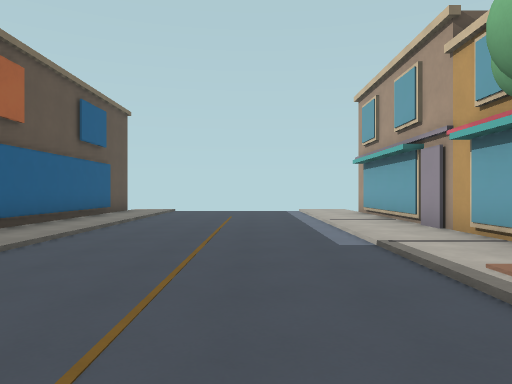
[1] (above)

16 first-person views from a walk through a level from a Godot 3-D game. The camera is 1.5 m above the floor, looks level and sees 70° across. The floor is counted in squares, 2 m on a side. Each view is taken from the middle of a square. On the plan, view 1 faces up. The plan holds only what a view shows up to about 11 squares ahead; the rest is blank. Door leaves are left out where a doorway can be walked through. Surface patterns are stand-ins for the level's own textures.

[2]
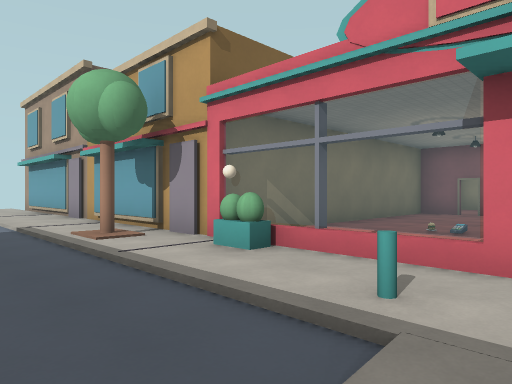

[3]
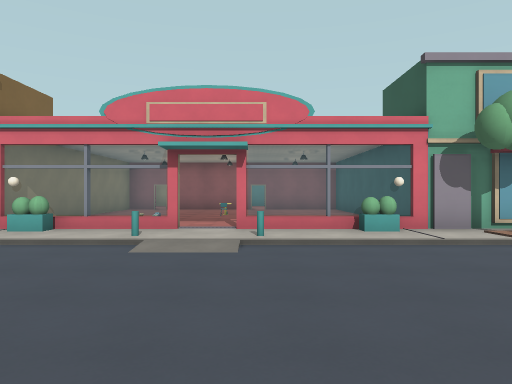

[4]
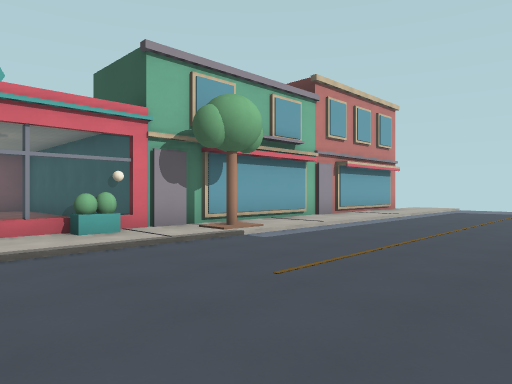

[5]
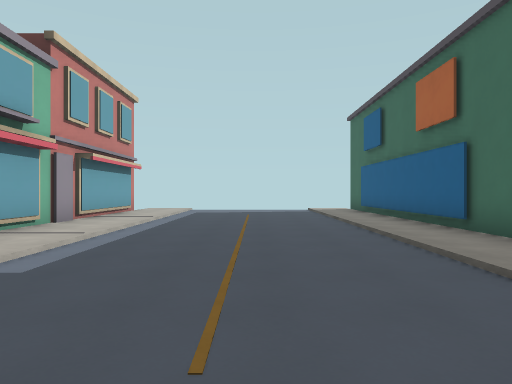

[6]
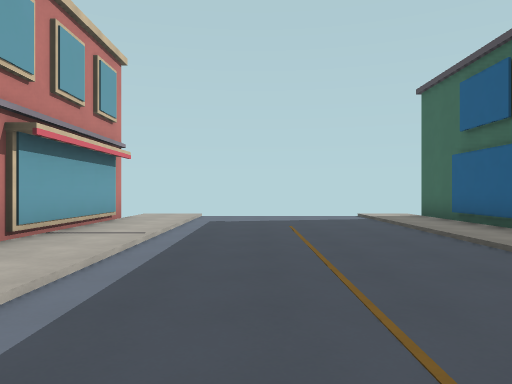

[7]
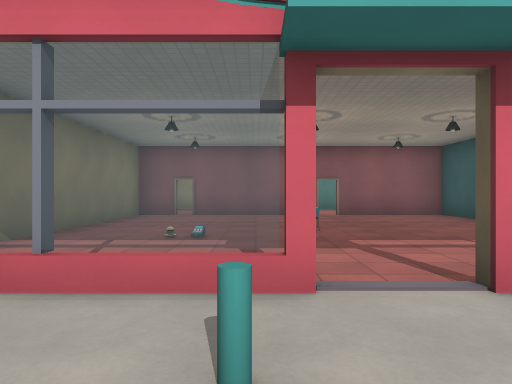

[8]
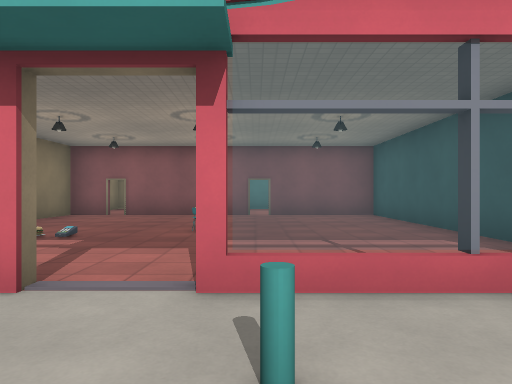

[9]
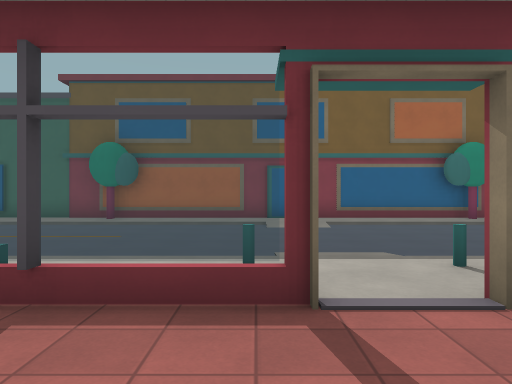

[10]
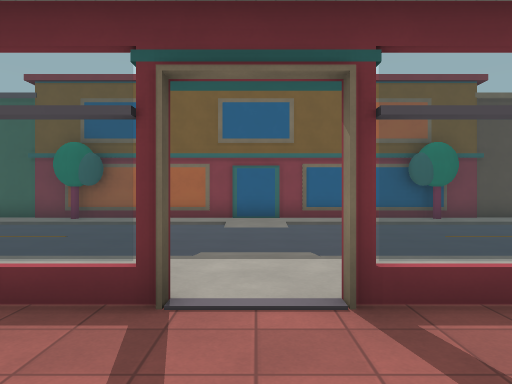

[11]
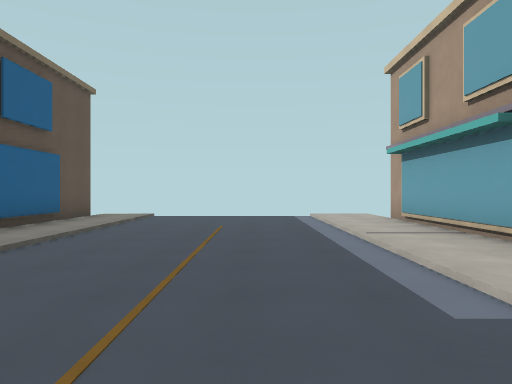

[12]
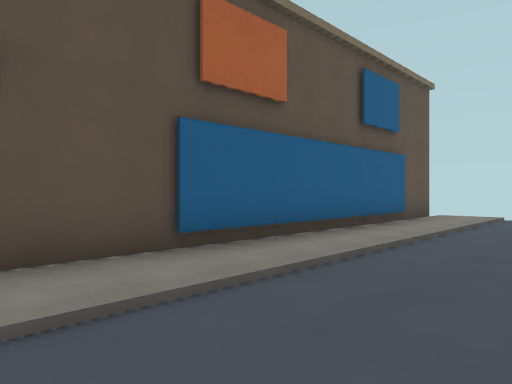

[13]
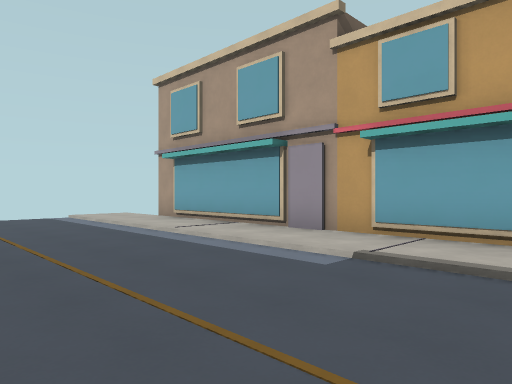

[14]
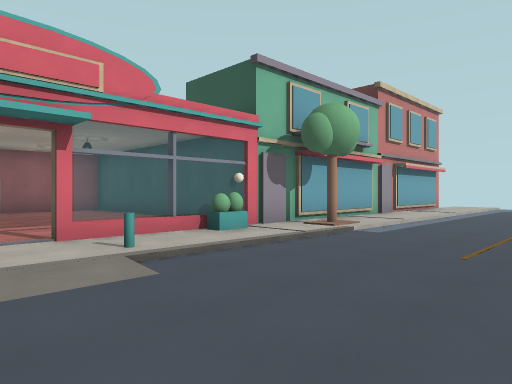

[15]
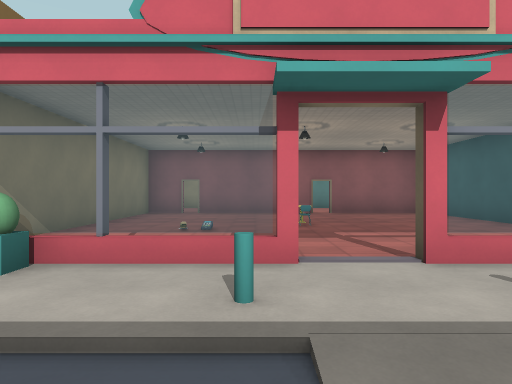

[16]
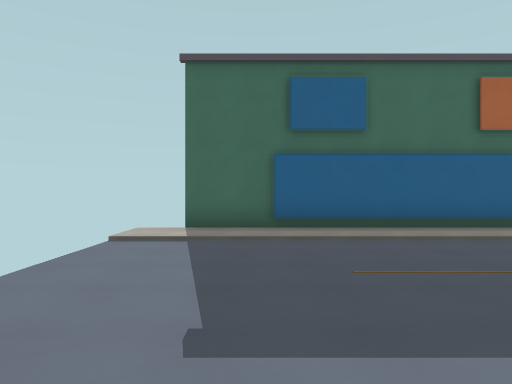

### Floor plan
Key: @ floor where view 1 was taken; # wall or solid block; . main floor; - floor 0.25 m lower than the main floor; / step, stairs or slope; D door; B building; L block; A bollard; O other object.
Columns run from 5 left of view 1 to 12 right of it. Each row starts with its distance up from view 1.
 14 #./----..
 13 #./----..B
 12 #./----..B
 11 #./----..B
 10 #./----..B
  9 #./----..B
  8 #./----..B
  7 #./----..B
  6 #./----..B
  5 #./----..B
  4 #./----..B
  3 #./----#.B
  2 #//----..BBB######
  1 #./----.##.......#
  0 #./--@-.L#.......D
 -1 #./----..#.......#
 -2 #./----A.D.......#
 -3 D./----..D..OO...#
 -4 #./----A.D.......D
 -5 #./----..#.......#
 -6 #./----.L#.......#
 -7 #./----.##.......#
 -8 #//----..BBB######
 -9 #./----#.B
-10 #./----..B
-11 #./----..B
-12 #./----..B
-13 #./----..B
-14 #./----..B
-15 #./----..B
-16 #./----..B
-17 #./----..B
-18 #./----..B
-19 #./----..
-20 #./----..

Where each view was taken, in squares from view 1:
view 1: 0 up, 0 right, facing up
view 2: 3 down, 0 right, facing up-right
view 3: 4 down, 4 left, facing right
view 4: 4 down, 3 left, facing down-right
view 5: 5 down, 1 left, facing down
view 6: 9 down, 0 right, facing down
view 7: 2 down, 1 right, facing right
view 8: 4 down, 1 right, facing right
view 9: 4 down, 6 right, facing left
view 10: 3 down, 6 right, facing left
view 11: 3 up, 0 right, facing up
view 12: 3 up, 1 left, facing up-left
view 13: 3 up, 2 left, facing up-right
view 14: 2 down, 2 left, facing down-right
view 15: 2 down, 0 right, facing right
view 16: 18 down, 3 right, facing left
